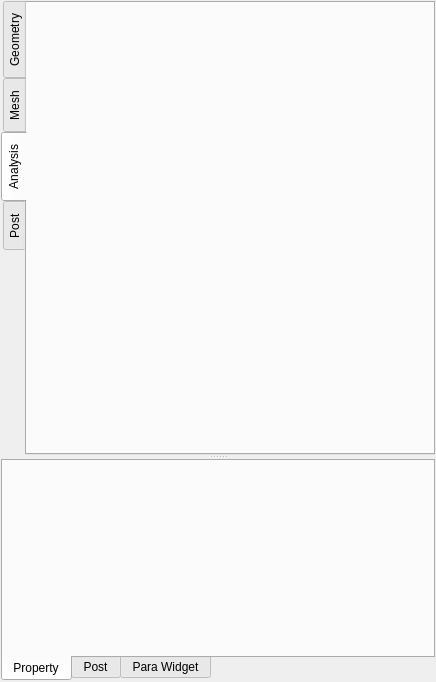
<?xml version="1.0" encoding="UTF-8"?>
<ui version="4.0">
 <class>ControlPanel</class>
 <widget class="QDockWidget" name="ControlPanel">
  <property name="geometry">
   <rect>
    <x>0</x>
    <y>0</y>
    <width>436</width>
    <height>682</height>
   </rect>
  </property>
  <property name="features">
   <set>QDockWidget::DockWidgetFloatable|QDockWidget::DockWidgetMovable</set>
  </property>
  <property name="allowedAreas">
   <set>Qt::LeftDockWidgetArea|Qt::RightDockWidgetArea</set>
  </property>
  <property name="windowTitle">
   <string>Control Panel</string>
  </property>
  <widget class="QWidget" name="dockWidgetContents">
   <layout class="QGridLayout" name="gridLayout">
    <property name="leftMargin">
     <number>0</number>
    </property>
    <property name="topMargin">
     <number>0</number>
    </property>
    <property name="rightMargin">
     <number>0</number>
    </property>
    <property name="bottomMargin">
     <number>0</number>
    </property>
    <item row="0" column="0">
     <widget class="QWidget" name="widget" native="true">
      <layout class="QGridLayout" name="gridLayout_4">
       <property name="leftMargin">
        <number>1</number>
       </property>
       <property name="topMargin">
        <number>1</number>
       </property>
       <property name="rightMargin">
        <number>1</number>
       </property>
       <property name="bottomMargin">
        <number>1</number>
       </property>
       <item row="0" column="0">
        <widget class="QSplitter" name="panelSplitter">
         <property name="orientation">
          <enum>Qt::Vertical</enum>
         </property>
         <widget class="QTabWidget" name="projectTab">
          <property name="enabled">
           <bool>true</bool>
          </property>
          <property name="sizePolicy">
           <sizepolicy hsizetype="Preferred" vsizetype="Preferred">
            <horstretch>0</horstretch>
            <verstretch>0</verstretch>
           </sizepolicy>
          </property>
          <property name="contextMenuPolicy">
           <enum>Qt::CustomContextMenu</enum>
          </property>
          <property name="tabPosition">
           <enum>QTabWidget::West</enum>
          </property>
          <property name="tabShape">
           <enum>QTabWidget::Rounded</enum>
          </property>
          <property name="currentIndex">
           <number>2</number>
          </property>
          <property name="usesScrollButtons">
           <bool>true</bool>
          </property>
          <widget class="QWidget" name="geometry_tab">
           <property name="sizePolicy">
            <sizepolicy hsizetype="Expanding" vsizetype="Expanding">
             <horstretch>0</horstretch>
             <verstretch>0</verstretch>
            </sizepolicy>
           </property>
           <attribute name="title">
            <string>Geometry</string>
           </attribute>
           <layout class="QHBoxLayout" name="geometryLayout">
            <property name="spacing">
             <number>1</number>
            </property>
            <property name="leftMargin">
             <number>1</number>
            </property>
            <property name="topMargin">
             <number>1</number>
            </property>
            <property name="rightMargin">
             <number>1</number>
            </property>
            <property name="bottomMargin">
             <number>1</number>
            </property>
           </layout>
          </widget>
          <widget class="QWidget" name="mesh_tab">
           <attribute name="title">
            <string>Mesh</string>
           </attribute>
           <layout class="QHBoxLayout" name="meshLayout">
            <property name="spacing">
             <number>1</number>
            </property>
            <property name="leftMargin">
             <number>1</number>
            </property>
            <property name="topMargin">
             <number>1</number>
            </property>
            <property name="rightMargin">
             <number>1</number>
            </property>
            <property name="bottomMargin">
             <number>1</number>
            </property>
           </layout>
          </widget>
          <widget class="QWidget" name="physics_tab">
           <property name="sizePolicy">
            <sizepolicy hsizetype="Expanding" vsizetype="Expanding">
             <horstretch>0</horstretch>
             <verstretch>0</verstretch>
            </sizepolicy>
           </property>
           <attribute name="title">
            <string>Analysis</string>
           </attribute>
           <layout class="QHBoxLayout" name="physicsLayout">
            <property name="spacing">
             <number>1</number>
            </property>
            <property name="leftMargin">
             <number>1</number>
            </property>
            <property name="topMargin">
             <number>1</number>
            </property>
            <property name="rightMargin">
             <number>1</number>
            </property>
            <property name="bottomMargin">
             <number>1</number>
            </property>
           </layout>
          </widget>
          <widget class="QWidget" name="post_tab">
           <property name="sizePolicy">
            <sizepolicy hsizetype="Expanding" vsizetype="Expanding">
             <horstretch>0</horstretch>
             <verstretch>0</verstretch>
            </sizepolicy>
           </property>
           <attribute name="title">
            <string>Post</string>
           </attribute>
           <layout class="QHBoxLayout" name="postLayout">
            <property name="spacing">
             <number>1</number>
            </property>
            <property name="leftMargin">
             <number>1</number>
            </property>
            <property name="topMargin">
             <number>1</number>
            </property>
            <property name="rightMargin">
             <number>1</number>
            </property>
            <property name="bottomMargin">
             <number>1</number>
            </property>
           </layout>
          </widget>
         </widget>
         <widget class="QTabWidget" name="propTabWidget">
          <property name="sizePolicy">
           <sizepolicy hsizetype="Preferred" vsizetype="Preferred">
            <horstretch>0</horstretch>
            <verstretch>0</verstretch>
           </sizepolicy>
          </property>
          <property name="tabPosition">
           <enum>QTabWidget::South</enum>
          </property>
          <property name="currentIndex">
           <number>0</number>
          </property>
          <widget class="QWidget" name="prop">
           <attribute name="title">
            <string>Property</string>
           </attribute>
           <layout class="QGridLayout" name="gridLayout_2">
            <property name="leftMargin">
             <number>0</number>
            </property>
            <property name="topMargin">
             <number>0</number>
            </property>
            <property name="rightMargin">
             <number>0</number>
            </property>
            <property name="bottomMargin">
             <number>0</number>
            </property>
            <item row="0" column="0">
             <layout class="QVBoxLayout" name="propLayout"/>
            </item>
           </layout>
          </widget>
          <widget class="QWidget" name="postPropw">
           <attribute name="title">
            <string>Post</string>
           </attribute>
           <layout class="QGridLayout" name="gridLayout_3">
            <property name="leftMargin">
             <number>0</number>
            </property>
            <property name="topMargin">
             <number>0</number>
            </property>
            <property name="rightMargin">
             <number>0</number>
            </property>
            <property name="bottomMargin">
             <number>0</number>
            </property>
            <item row="0" column="0">
             <layout class="QVBoxLayout" name="postPropLayout"/>
            </item>
           </layout>
          </widget>
          <widget class="QWidget" name="widgetTab">
           <attribute name="title">
            <string>Para Widget</string>
           </attribute>
           <layout class="QGridLayout" name="gridLayout_5">
            <property name="leftMargin">
             <number>0</number>
            </property>
            <property name="topMargin">
             <number>0</number>
            </property>
            <property name="rightMargin">
             <number>0</number>
            </property>
            <property name="bottomMargin">
             <number>0</number>
            </property>
            <item row="0" column="0">
             <widget class="QScrollArea" name="widgetScrollArea">
              <property name="widgetResizable">
               <bool>true</bool>
              </property>
              <widget class="QWidget" name="scrollAreaWidgetContents">
               <property name="geometry">
                <rect>
                 <x>0</x>
                 <y>0</y>
                 <width>426</width>
                 <height>183</height>
                </rect>
               </property>
               <layout class="QGridLayout" name="gridLayout_6">
                <property name="leftMargin">
                 <number>0</number>
                </property>
                <property name="topMargin">
                 <number>0</number>
                </property>
                <property name="rightMargin">
                 <number>0</number>
                </property>
                <property name="bottomMargin">
                 <number>0</number>
                </property>
                <item row="0" column="0">
                 <layout class="QVBoxLayout" name="paraLayout"/>
                </item>
               </layout>
              </widget>
             </widget>
            </item>
           </layout>
          </widget>
         </widget>
        </widget>
       </item>
      </layout>
     </widget>
    </item>
   </layout>
  </widget>
 </widget>
 <resources/>
 <connections/>
</ui>
